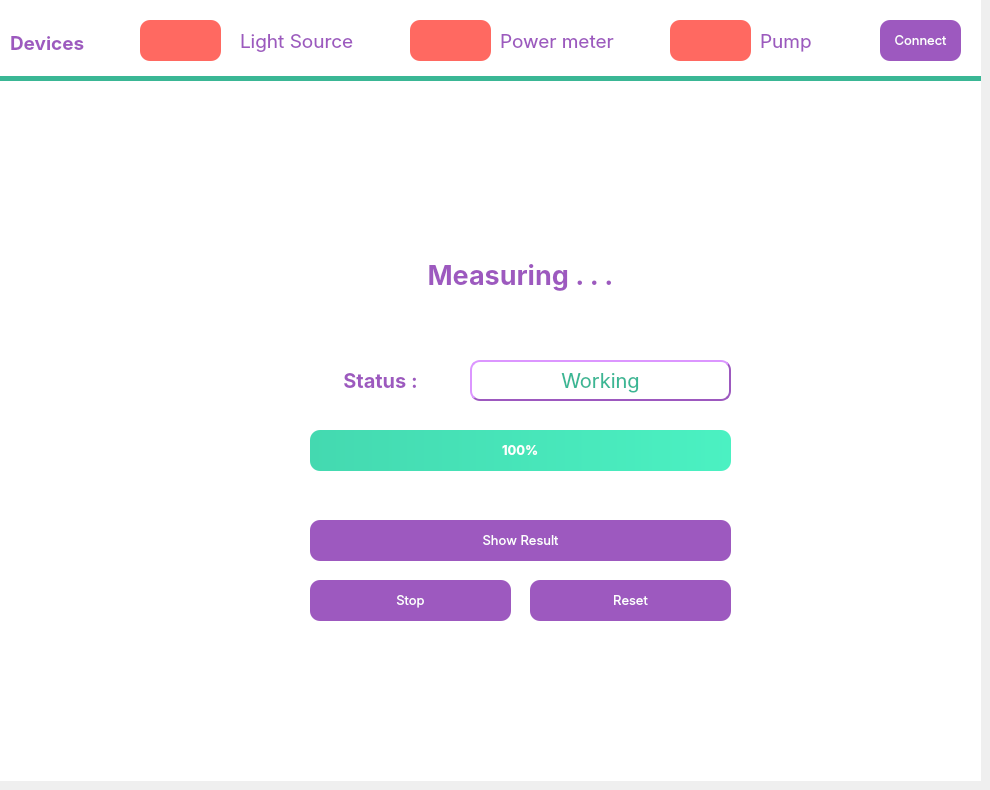
    <widget class="QWidget" name="measuring_page">
     <widget class="QWidget" name="measuring_field" native="true">
      <property name="geometry">
       <rect>
        <x>0</x>
        <y>0</y>
        <width>981</width>
        <height>781</height>
       </rect>
      </property>
      <property name="styleSheet">
       <string notr="true">#measuring_field
{
background-color : #FFFFFF;

}</string>
      </property>
      <widget class="QLabel" name="status_lightSource_8">
       <property name="geometry">
        <rect>
         <x>140</x>
         <y>20</y>
         <width>81</width>
         <height>41</height>
        </rect>
       </property>
       <property name="font">
        <font>
         <strikeout>false</strikeout>
        </font>
       </property>
       <property name="styleSheet">
        <string notr="true">
background-color: #ff6961 ;
border-radius: 10px;
border-style: outset;

</string>
       </property>
       <property name="text">
        <string/>
       </property>
      </widget>
      <widget class="Line" name="line_29">
       <property name="geometry">
        <rect>
         <x>0</x>
         <y>70</y>
         <width>991</width>
         <height>16</height>
        </rect>
       </property>
       <property name="styleSheet">
        <string notr="true">color: #3AB795;</string>
       </property>
       <property name="frameShadow">
        <enum>QFrame::Plain</enum>
       </property>
       <property name="lineWidth">
        <number>5</number>
       </property>
       <property name="orientation">
        <enum>Qt::Horizontal</enum>
       </property>
      </widget>
      <widget class="QLabel" name="label_lightSource_6">
       <property name="geometry">
        <rect>
         <x>240</x>
         <y>0</y>
         <width>179</width>
         <height>81</height>
        </rect>
       </property>
       <property name="font">
        <font>
         <family>Inter</family>
         <pointsize>14</pointsize>
        </font>
       </property>
       <property name="styleSheet">
        <string notr="true">color:#9D59BF;</string>
       </property>
       <property name="text">
        <string>Light Source</string>
       </property>
      </widget>
      <widget class="QLabel" name="label_devices_5">
       <property name="geometry">
        <rect>
         <x>10</x>
         <y>0</y>
         <width>101</width>
         <height>85</height>
        </rect>
       </property>
       <property name="font">
        <font>
         <family>Inter</family>
         <pointsize>14</pointsize>
         <weight>75</weight>
         <bold>true</bold>
        </font>
       </property>
       <property name="styleSheet">
        <string notr="true">color:#9D59BF;</string>
       </property>
       <property name="text">
        <string>Devices</string>
       </property>
      </widget>
      <widget class="QLabel" name="label_pump_6">
       <property name="geometry">
        <rect>
         <x>760</x>
         <y>0</y>
         <width>71</width>
         <height>81</height>
        </rect>
       </property>
       <property name="font">
        <font>
         <family>Inter</family>
         <pointsize>14</pointsize>
        </font>
       </property>
       <property name="styleSheet">
        <string notr="true">color:#9D59BF;</string>
       </property>
       <property name="text">
        <string>Pump</string>
       </property>
      </widget>
      <widget class="QLabel" name="status_powerMeter_8">
       <property name="geometry">
        <rect>
         <x>410</x>
         <y>20</y>
         <width>81</width>
         <height>41</height>
        </rect>
       </property>
       <property name="font">
        <font>
         <strikeout>false</strikeout>
        </font>
       </property>
       <property name="styleSheet">
        <string notr="true">
background-color: #ff6961 ;
border-radius: 10px;
border-style: outset;

</string>
       </property>
       <property name="text">
        <string/>
       </property>
      </widget>
      <widget class="QLabel" name="status_pump_8">
       <property name="geometry">
        <rect>
         <x>670</x>
         <y>20</y>
         <width>81</width>
         <height>41</height>
        </rect>
       </property>
       <property name="font">
        <font>
         <strikeout>false</strikeout>
        </font>
       </property>
       <property name="styleSheet">
        <string notr="true">
background-color: #ff6961 ;
border-radius: 10px;
border-style: outset;

</string>
       </property>
       <property name="text">
        <string/>
       </property>
      </widget>
      <widget class="QPushButton" name="connect_button_8">
       <property name="geometry">
        <rect>
         <x>880</x>
         <y>20</y>
         <width>81</width>
         <height>41</height>
        </rect>
       </property>
       <property name="font">
        <font>
         <family>Inter</family>
         <pointsize>10</pointsize>
         <weight>50</weight>
         <bold>false</bold>
         <kerning>false</kerning>
        </font>
       </property>
       <property name="styleSheet">
        <string notr="true">background-color: #9D59BF;
border-radius: 10px;
border:none;
color: #FFFFFF;
</string>
       </property>
       <property name="text">
        <string>Connect</string>
       </property>
       <property name="autoDefault">
        <bool>false</bool>
       </property>
       <property name="default">
        <bool>false</bool>
       </property>
      </widget>
      <widget class="QLabel" name="label_powerMeter_6">
       <property name="geometry">
        <rect>
         <x>500</x>
         <y>0</y>
         <width>179</width>
         <height>81</height>
        </rect>
       </property>
       <property name="font">
        <font>
         <family>Inter</family>
         <pointsize>14</pointsize>
        </font>
       </property>
       <property name="styleSheet">
        <string notr="true">color:#9D59BF;</string>
       </property>
       <property name="text">
        <string>Power meter</string>
       </property>
      </widget>
      <widget class="QLabel" name="label_measure">
       <property name="geometry">
        <rect>
         <x>390</x>
         <y>250</y>
         <width>261</width>
         <height>50</height>
        </rect>
       </property>
       <property name="font">
        <font>
         <family>Inter</family>
         <pointsize>20</pointsize>
         <weight>75</weight>
         <bold>true</bold>
        </font>
       </property>
       <property name="styleSheet">
        <string notr="true">color:#9D59BF;</string>
       </property>
       <property name="text">
        <string>Measuring . . .</string>
       </property>
       <property name="alignment">
        <set>Qt::AlignCenter</set>
       </property>
      </widget>
      <widget class="QPushButton" name="stop_button">
       <property name="geometry">
        <rect>
         <x>310</x>
         <y>580</y>
         <width>201</width>
         <height>41</height>
        </rect>
       </property>
       <property name="font">
        <font>
         <family>Inter</family>
         <pointsize>10</pointsize>
         <weight>50</weight>
         <bold>false</bold>
         <kerning>false</kerning>
        </font>
       </property>
       <property name="styleSheet">
        <string notr="true">background-color: #9D59BF;
border-radius: 10px;
border:none;
color: #FFFFFF;
</string>
       </property>
       <property name="text">
        <string>Stop</string>
       </property>
       <property name="autoDefault">
        <bool>false</bool>
       </property>
       <property name="default">
        <bool>false</bool>
       </property>
      </widget>
      <widget class="QPushButton" name="reset_button">
       <property name="geometry">
        <rect>
         <x>530</x>
         <y>580</y>
         <width>201</width>
         <height>41</height>
        </rect>
       </property>
       <property name="font">
        <font>
         <family>Inter</family>
         <pointsize>10</pointsize>
         <weight>50</weight>
         <bold>false</bold>
         <kerning>false</kerning>
        </font>
       </property>
       <property name="styleSheet">
        <string notr="true">background-color: #9D59BF;
border-radius: 10px;
border:none;
color: #FFFFFF;
</string>
       </property>
       <property name="text">
        <string>Reset</string>
       </property>
       <property name="autoDefault">
        <bool>false</bool>
       </property>
       <property name="default">
        <bool>false</bool>
       </property>
      </widget>
      <widget class="QProgressBar" name="progressBar">
       <property name="geometry">
        <rect>
         <x>310</x>
         <y>430</y>
         <width>421</width>
         <height>41</height>
        </rect>
       </property>
       <property name="font">
        <font>
         <family>Inter</family>
         <pointsize>10</pointsize>
         <weight>75</weight>
         <bold>true</bold>
        </font>
       </property>
       <property name="styleSheet">
        <string notr="true">QProgressBar{
background-color: #FFFFFF;
color:#FFFFFF;
text-align:center;
border-radius: 10px;
boder-stylee:solid;
}
QProgressBar::chunk{

border-radius: 10px;
	background-color:qlineargradient(spread:pad, x1:0, y1:0, x2:1, y2:0, stop:0 rgba(68, 217, 176, 255), stop:1 rgba(75, 241, 194, 255))
}
</string>
       </property>
       <property name="value">
        <number>100</number>
       </property>
      </widget>
      <widget class="QLabel" name="label_status">
       <property name="geometry">
        <rect>
         <x>290</x>
         <y>350</y>
         <width>181</width>
         <height>61</height>
        </rect>
       </property>
       <property name="font">
        <font>
         <family>Inter</family>
         <pointsize>15</pointsize>
         <weight>75</weight>
         <bold>true</bold>
        </font>
       </property>
       <property name="styleSheet">
        <string notr="true">color:#9D59BF;</string>
       </property>
       <property name="text">
        <string>Status :</string>
       </property>
       <property name="alignment">
        <set>Qt::AlignCenter</set>
       </property>
      </widget>
      <widget class="QLabel" name="label_currentStatus">
       <property name="geometry">
        <rect>
         <x>470</x>
         <y>360</y>
         <width>261</width>
         <height>41</height>
        </rect>
       </property>
       <property name="font">
        <font>
         <family>Inter</family>
         <pointsize>15</pointsize>
         <weight>50</weight>
         <bold>false</bold>
        </font>
       </property>
       <property name="styleSheet">
        <string notr="true">color:#3AB795;
border-style: outset;
 border-width: 2px;
border-radius: 10px;
 border-color: #9D59BF;</string>
       </property>
       <property name="text">
        <string>Working</string>
       </property>
       <property name="alignment">
        <set>Qt::AlignCenter</set>
       </property>
      </widget>
      <widget class="QPushButton" name="showResult_button">
       <property name="geometry">
        <rect>
         <x>310</x>
         <y>520</y>
         <width>421</width>
         <height>41</height>
        </rect>
       </property>
       <property name="font">
        <font>
         <family>Inter</family>
         <pointsize>10</pointsize>
         <weight>50</weight>
         <bold>false</bold>
         <kerning>false</kerning>
        </font>
       </property>
       <property name="styleSheet">
        <string notr="true">background-color: #9D59BF;
border-radius: 10px;
border:none;
color: #FFFFFF;
</string>
       </property>
       <property name="text">
        <string>Show Result</string>
       </property>
       <property name="autoDefault">
        <bool>false</bool>
       </property>
       <property name="default">
        <bool>false</bool>
       </property>
      </widget>
     </widget>
    </widget>
